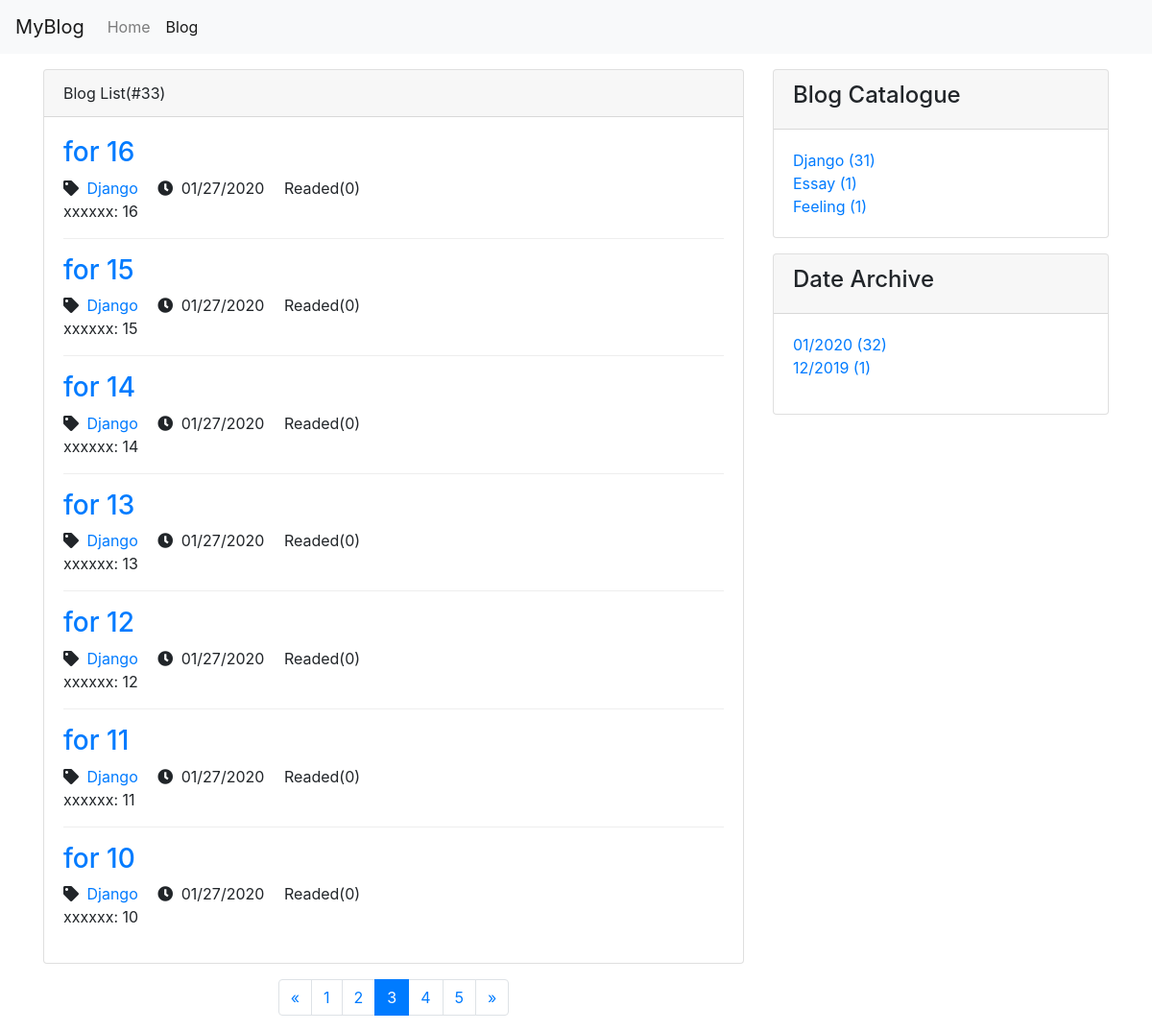
Page /blog/?page=3 on the committed database.
### blog/models.py (models this page shows, shortened)
class Blog(models.Model, ReadNumExpandMethod):
    title = models.CharField(max_length=50)
    blog_type = models.ForeignKey(BlogType, on_delete=models.DO_NOTHING)
    content = RichTextUploadingField()
    author = models.ForeignKey(User, on_delete=models.DO_NOTHING)
    created_time = models.DateTimeField(auto_now_add=True)
    last_updated_time = models.DateTimeField(auto_now=True)
    class Meta:
        ordering = ['-created_time']

class BlogType(models.Model):
    type_name = models.CharField(max_length=15)
    def __str__(self):
        return self.type_name

### blog/views.py (the view)
# urls.py: path('', views.blog_list, name='blog_list'),
def blog_list(request):
    blogs_list = Blog.objects.all()
    content = get_blog_list_common_data(request, blogs_list)
    return render(request, 'blog/blog_list.html', content)

### read_statistics/models.py (called while the page is built)
    def get_read_num(self):
        try:
            ct = ContentType.objects.get_for_model(self)
            readnum = ReadNum.objects.get(content_type=ct, object_id=self.pk)
            return readnum.read_num
        except exceptions.ObjectDoesNotExist:
            return 0

### blog/templates/blog/blog_list.html (shortened to what this page needs)
{% extends 'base.html' %}
{% block header_extends %}
<link rel="stylesheet" href="/static/css/blog.css">
{% endblock %}
{% block nav_blog_active %}
active
{% endblock %}
{% block content %}
<div class="container">
    <div class="row mt-3">
        <div class="col-sm-8">
            <div class="card">
                <div class="card-header">
                    {% block blog_list_title %}
                    Blog List(#{{ page_of_blogs.paginator.count }})
                    {% endblock %}
                </div>
                <div class="card-body">
                    {% for blog in blogs %}
                    <div class="blog">
                        <h3><a href="{% url 'blog_detail' blog.pk %}">{{ blog.title }} </a></h3>
                        <p class="blog-info">
                            <i class="fas fa-tag mr-1"></i>
                            <a class="mr-3"
                                href="{% url 'blogs_with_type' blog.blog_type.pk %}">{{blog.blog_type}}</a>
                            <i class="fas fa-clock mr-1"></i>
                            {{blog.created_time|date:'m/d/Y'}}
                            <span class="ml-3">Readed({{ blog.get_read_num }})</span>
                        </p>
                        <p>{{ blog.content|striptags|truncatechars:120 }}</p>
                    </div>
                    {% empty %}
                    <div class="blog">
                        <h3>-- No blogs. Please look forward! --</h3>
                    </div>
                    {% endfor %}
                </div>
            </div>
            <div class="pt-3">
                <ul class="pagination justify-content-center">
                    {% if page_of_blogs.has_previous %}
                    <li class="page-item">
                        <a class="page-link" href="?page={{ page_of_blogs.previous_page_number }}">&laquo;</a>
                    </li>
                    {% else %}
                    <li class="page-item"><a class="page-link" href="?page=1">&laquo;</a></li>
                    {% endif %}
                    {% for page_num in page_range %}
                        {% if page_num == page_of_blogs.number %}
                        <li class="page-item active">
                            <span class="page-link">{{page_num}}</span class="page-link">
                        </li>
                        {% else %}
                            {% if page_num == '...' %}
                            <li class="page-item">
                                <span class="page-link">{{page_num}}</span>
                            </li>
                            {% else %}
                            <li class="page-item">
                                <a class="page-link" href="?page={{ page_num }}">{{page_num}}</a>
                            </li>
                            {% endif %}
                        {% endif %}
                    {% endfor %}
                    {% if page_of_blogs.has_next %}
                    <li class="page-item">
                        <a class="page-link" href="?page={{ page_of_blogs.next_page_number }}">&raquo;</a>
                    </li>
                    {% else %}
                    <li class="page-item"><a class="page-link"
                            href="?page={{ page_of_blogs.paginator.num_pages }}">&raquo;</a></li>
                    {% endif %}
                </ul>
            </div>
        </div>
        <div class="d-none d-sm-block col-sm-4">
            <div class="card">
                <div class="card-header">
                    <h4>Blog Catalogue</h4>
                </div>
                <div class="card-body">
                    <ul class="m-0 p-0 blog-type">
                        {% for blog_type in blog_types %}
                        <li>
                            <a href="{% url 'blogs_with_type' blog_type.pk %}">
                                {{ blog_type.type_name }} ({{ blog_type.blog_count }})
                            </a>
                        </li>
                        {% empty %}
                        <li>No catalogue</li>
                        {% endfor %}
                    </ul>
                </div>
            </div>
            <div class="card mt-3">
                <div class="card-header"><h4>Date Archive</h4></div>
                <div class="card-body">
                    <ul class="p-0">
                        {% for blog_date, blog_count in blog_dates.items %}
                        <li>
                        <a href="{% url 'blogs_with_date' blog_date.year blog_date.month %}">
                            {{ blog_date|date:'m/Y' }} ({{ blog_count }})
                        </a>
                        </li>
                        {% endfor %}
                    </ul>
                </div>
            </div>
        </div>
    </div>
</div>
{% endblock %}

### static/css/blog.css (style rules this page uses)
ul.blog-type { list-style-type: none; }
div.blog:not(:last-child) { border-bottom: 1px solid #eee; margin-bottom: 1em; }
div.blog p.blog-info { margin-bottom: 0; }
ul { list-style-type: none; }

### rows in the picture
Blog: title "for 16", blog_type "Django", created_time "01/27/2020", get_read_num "0", content "xxxxxx: 16"
Blog: title "for 15", blog_type "Django", created_time "01/27/2020", get_read_num "0", content "xxxxxx: 15"
Blog: title "for 14", blog_type "Django", created_time "01/27/2020", get_read_num "0", content "xxxxxx: 14"
Blog: title "for 13", blog_type "Django", created_time "01/27/2020", get_read_num "0", content "xxxxxx: 13"
Blog: title "for 12", blog_type "Django", created_time "01/27/2020", get_read_num "0", content "xxxxxx: 12"
Blog: title "for 11", blog_type "Django", created_time "01/27/2020", get_read_num "0", content "xxxxxx: 11"
Blog: title "for 10", blog_type "Django", created_time "01/27/2020", get_read_num "0", content "xxxxxx: 10"
BlogType: type_name "Django", blog_count "31"
BlogType: type_name "Essay", blog_count "1"
BlogType: type_name "Feeling", blog_count "1"

### other values in the picture
{{ page_of_blogs.paginator.count }} "33"
{{ page_num }} "1" "2" "4" "5"
{{ page_num }} "3"
{{ blog_date|date:'m/Y' }} "01/2020" "12/2019"
{{ blog_count }} "32" "1"
